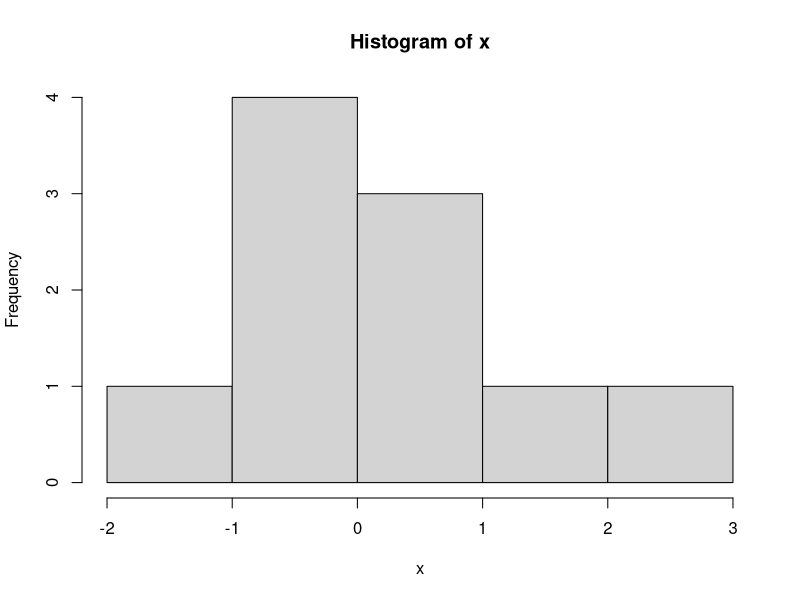

Generate this figure with R: (Note: this script raises an error after producing the figure.)



####
x<-matrix(0,nrow=3,ncol=4)
print(x)
y <- matrix(1:12, nrow = 3, ncol = 4)
print(y)
y[1,3]
y[,2] # all the elements from the second column

x<-1:15
dim(x)<-c(3,5)
x

class(x) ## matrix

z <- x[1:2, 3:4] # from 1st row select 3rd and 4rth element
# from 2nd row select 3rd and 4rth element

class(z) ## matrix

x[1, 3] <- 1 ## replacing 3rd element with 1 in first row
x

x[,1]<-c(-1,-2,-3)
x

x[, 4]<-2 ## all values becomes 2 in 4rth column
x

x>0
x[x>0] 

x[1,1]<-NA
x
is.na(x)

x[is.na(x)]<-0
x

v<- apply(x, 1, mean) ## 1 means row
v<- apply(x, 2, min) ## 2 means col

gender=c("M","M","F")
ht<-c(120,130,140)
wt<-c(63,76,54)

df<-data.frame(gender,ht,wt)
class(df)
df[1,2]
names(df)
rownames(df)<-c("a","b","c")
df
df$ht ## will give height values

## Components can be added to a data frame in the natural way.
df$age <- c(28, 55, 43)
df

rbind(df,df,df)
cbind(rbind(df,df,df),rbind(df,df,df))

rnorm(5) ##we can generate 5 standard normal random numbers
x<-rnorm(10)
mean(x)
sd(x)
hist(x)

x <- 10
f1 <- function(x) {
  
  x + 10
}

f1(222)


f <- function(x) x^2

f <- function(x) {
  x^2}

f<-function(x,y){
  x+y
}

f(2,3)

f<-function(x,y){
  c(x:y)
}

f(1,20)

f<-function(x,y,z){
  seq(x,y,z)
}

f(1,20,3)



for (i in c(1:20)){
  print("funny")
}


for (i in c(1:20)){
  
}
print("funny")

x=2
if (x==2) {
  y=x+1
  print(y)
}

x=2
if (x<10) {
  y=x+1
  print(y)
}

x <- 5
if(x > 0){
  print("Positive number")
}


x<-2
if (x<0) {
  print("hi")
} else {
  print("bye")
}


x <- 0
if (x < 0) {
  print("Negative number")
} else if (x > 0) {
  print("Positive number")
} else
  print("Zero")


#First example:
x=c(1,2)
t=for(i in 1:length(x)){
  if (x==1){a=x+1}else
    if (x==2){a=x}
}

###
##24/june/2015

x <- c(1 + (0+0i), 2 + (0+4i))

series <- 1:10
sq<-seq(10)
class(series)
class(sq)

length(1:10)

xx <- c(1.7, "a")
xx <- c(TRUE, 2)
xx <- c("a", TRUE)

x <- 1:3
names(x) <- c("karthik", "ram", "rocks")
x

x <- as.list(1:10)
names(x) <- letters[seq(along = x)]
x


m <- matrix(1:4, nrow = 2)
m <- matrix(1:4, ncol = 2)

dimnames(m) <- list(c("a", "b"), c("c", "d"))

a <- matrix(1:9, nrow = 3)
colnames(a) <- c("A", "B", "C")
a[1:2, ]

#df <- data.frame(x = 1:3, y = 3:1, z = letters[1:3])
#df[df$x == 2, ]

## control structures
## if
x <- 1:15
if (sample(x, 1) <= 10) {
  print("x is less than 10")
} else {
  print("x is greater than 10")
}

x<- 3
if(x<10){ 
  print("yes")
}else{
  print("no")
}

## Vectorization with ifelse
x<-3
ifelse(x <= 10, "x less than 10", "x greater than 10")

## Other valid ways of writing if/else

x<-3
if (x < 10) {
  y <- 5
} else {
  z <- 0
}


# for
for (i in 1:10) {
  print(i)
}



x <- c("apples", "oranges", "bananas", "strawberries")

for (i in length(x)) {
  print(x[i]) ##"strawberries"
}

for (i in 1:length(x)) {
  print(x[i])##"apples", "oranges", "bananas", "strawberries"
}

for (i in 1:4) {
  print(x[i])##"apples", "oranges", "bananas", "strawberries"
}


for (i in seq(x)) {
  print(x[i])##"apples", "oranges", "bananas", "strawberries"
}

for (i in 1:4) print(x[i]) ##"apples", "oranges", "bananas", "strawberries"

##Nested loops

m <- matrix(1:10, 2)
for (i in seq(nrow(m))) {
  for (j in seq(ncol(m))) {
    print(m[i, j])
  }
}

##While

i <- 1
while (i < 10) {
  print(i)
  i <- i + 1
}

##Example of repeat loop

x <- 1
repeat {
  x = x+1
  print(x)
  if (x == 6){
    break
  }
}

##

x <- 1
repeat {
  print(x)
  x = x+1
  if (x == 6){
    break
  }
}

## next

for (i in 1:20) {
  if (i%%2 == 1) {
    next
  } else {
    print(i)
  }
}

for (i in 1:20) {
  if (i%%2 == 0) {
    next
  } else {
    print(i)
  }
}

which.min(c(2,5,1,7,8))
which.max(c(2,5,1,1,8))


## merging in R

x<-BOD
x

mode(x)
data.matrix(x)
mode(data.matrix(x))



## 25/june/2015

str <- c("Regular", "expression", "examples of R language")
x <- grep("ex",str,value=T)
x


mynumbers <- 1:12
matrix(mynumbers, nrow = 4) 

matrix(mynumbers, nrow = 4, byrow = TRUE)

## apply

# Two dimensional matrix
M <- matrix(seq(1,16), 4, 4)
# apply max to columns
apply(M, 2, max)

# 3 dimensional array
M <- array( seq(32), dim = c(4,4,2))

# Apply sum across each M[*, , ] - i.e Sum across 2nd and 3rd dimension
apply(M, 1, sum)
# Result is one-dimensional

# Apply sum across each M[*, *, ] - i.e Sum across 3rd dimension
apply(M, c(1,2), sum)
# Result is two-dimensional

x <- list(a = 1, b = 1:3, c = 10:100)
lapply(x, FUN = length)
lapply(x, FUN = mean)
lapply(x, FUN = max)
lapply(x, FUN = sum)

## sapply
x <- list(a = 1, b = 1:3, c = 10:100)
#Compare with above; a named vector, not a list 
sapply(x, FUN = length)
sapply(x, FUN = mean)
sapply(x, FUN = max)
sapply(x, FUN = sum)

## vapply
x <- list(a = 1, b = 1:3, c = 10:100)
#Note that since the advantage here is mainly speed, this
# example is only for illustration. We're telling R that
# everything returned by length() should be an integer of 
# length 1. 
vapply(x, FUN = length, FUN.VALUE = 0L)

# mapply

#Sums the 1st elements, the 2nd elements, etc. 
mapply(sum, 1:5, 1:5, 1:5)

#To do rep(1,4), rep(2,3), etc.
mapply(rep, 1:4, 4:1)

Map(sum, 1:5, 1:5, 1:5)


Sys.Date() ## today's date

